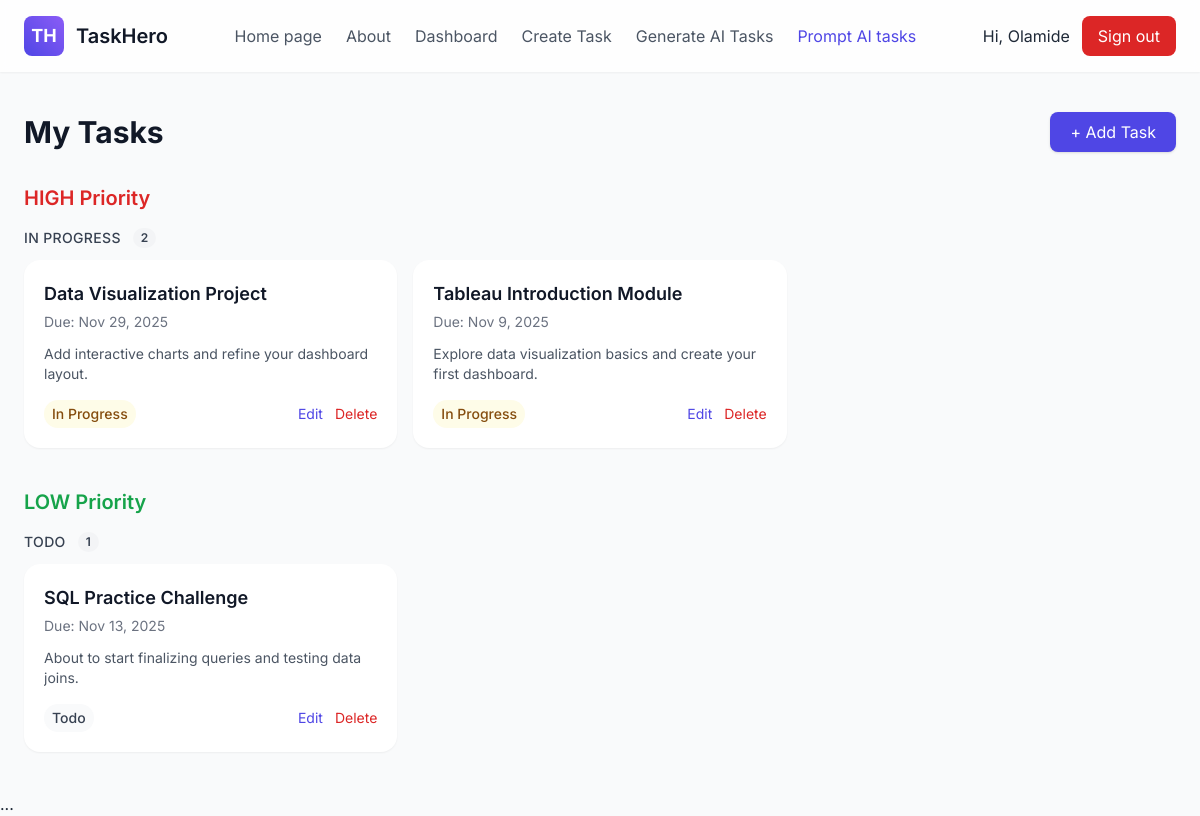
The page /tasks/ (signed in) on the database its author committed.
### taskhero/models.py (models this page shows, shortened)
class Task(models.Model):
    STATUS_TODO = 'TODO'
    STATUS_IN_PROGRESS = 'IN_PROGRESS'
    STATUS_COMPLETED = 'COMPLETED'
    STATUS_CHOICES = [
        (STATUS_TODO, 'To Do'),
        (STATUS_IN_PROGRESS, 'In Progress'),
        (STATUS_COMPLETED, 'Completed'),
    ]
    PRIORITY_LOW = 'LOW'
    PRIORITY_MEDIUM = 'MEDIUM'
    PRIORITY_HIGH = 'HIGH'
    PRIORITY_CHOICES = [
        (PRIORITY_LOW, 'Low'),
        (PRIORITY_MEDIUM, 'Medium'),
        (PRIORITY_HIGH, 'High'),
    ]
    owner = models.ForeignKey(
        settings.AUTH_USER_MODEL,
        related_name='tasks',
        on_delete=models.CASCADE,
        help_text='The user who created this task',
    )
    title = models.CharField(max_length=200)
    description = models.TextField(blank=True)
    due_date = models.DateField(null=True, blank=True)
    status = models.CharField(max_length=20, choices=STATUS_CHOICES, default=STATUS_TODO)
    priority = models.CharField(max_length=10, choices=PRIORITY_CHOICES, default=PRIORITY_MEDIUM)
    created_at = models.DateTimeField(auto_now_add=True)
    updated_at = models.DateTimeField(auto_now=True)
    objects = TaskQuerySet.as_manager()
    class Meta:
        verbose_name = 'Task'
        verbose_name_plural = 'Tasks'
        indexes = [
            models.Index(fields=['owner', 'status']),
            models.Index(fields=['due_date']),
        ]
        ordering = ['due_date', '-priority', 'created_at']

### taskhero/views.py (the view, shortened to what this page needs)
# urls.py: path('tasks/', views.task_list, name='task_list'),
@login_required
def task_list(request):
    tasks_qs = Task.objects.filter(owner=request.user).order_by('-created_at')
    tasks = list(tasks_qs)
    def _p(t): return (t.priority or "").strip().upper()
    def _s(t): return (t.status or "").strip().upper()
    grouped_tasks = []
    handled_priorities = set()
    for pr in PRIORITY_ORDER:
        pr_tasks = [t for t in tasks if _p(t) == pr]
        if not pr_tasks:
            continue
        handled_priorities.add(pr)
        status_map = OrderedDict()
        for st in STATUS_ORDER:
            items = [t for t in pr_tasks if _s(t) == st]
            if items:
                status_map[st] = items
        for t in pr_tasks:
            st = _s(t) or "UNSPECIFIED"
            if st not in status_map:
                status_map.setdefault(st, []).append(t)
        statuses = []
        for st, items in status_map.items():
            statuses.append({
                "status": st,
                "status_label": st.replace("_", " ").title(),  # e.g. IN_PROGRESS -> In Progress
                "tasks": items
            })
        grouped_tasks.append({
            "priority": pr,
            "statuses": statuses
        })
    remaining_priorities = sorted({_p(t) for t in tasks if _p(t) and _p(t) not in handled_priorities})
    no_priority_tasks = [t for t in tasks if not _p(t)]
    context = {"grouped_tasks": grouped_tasks}
    return render(request, "taskhero/task_list.html", context)

### templates/taskhero/task_list.html (shortened to what this page needs)
{% extends 'base/base.html' %}
{% block content %}
<div class="max-w-7xl mx-auto mt-10 px-6">
  <div class="flex flex-col sm:flex-row justify-between items-start sm:items-center mb-8 gap-4">
    <h1 class="text-3xl font-bold text-gray-900">My Tasks</h1>
    <a href="{% url 'taskhero:task_create' %}" class="bg-indigo-600 text-white px-5 py-2 rounded-lg shadow hover:bg-indigo-700 transition">
      + Add Task
    </a>
  </div>
  {% if grouped_tasks %}
    {% for group in grouped_tasks %}
      <div class="mb-10">
        {% if group.priority == 'HIGH' %}
          <h2 class="text-xl font-semibold text-red-600 mb-4">{{ group.priority|capfirst }} Priority</h2>
        {% elif group.priority == 'MEDIUM' %}
          <h2 class="text-xl font-semibold text-yellow-600 mb-4">{{ group.priority|capfirst }} Priority</h2>
        {% elif group.priority == 'LOW' %}
          <h2 class="text-xl font-semibold text-green-600 mb-4">{{ group.priority|capfirst }} Priority</h2>
        {% else %}
          <h2 class="text-xl font-semibold text-gray-800 mb-4">{{ group.priority|capfirst }} Priority</h2>
        {% endif %}
        {% for status_group in group.statuses %}
          <div class="mb-6">
            <div class="flex items-center justify-between mb-3">
              <div class="flex items-center gap-3">
                <span class="text-sm font-medium text-gray-700 uppercase tracking-wide">{{ status_group.status_label }}</span>
                <span class="inline-block bg-gray-100 text-gray-700 text-xs font-semibold px-2 py-0.5 rounded-full">{{ status_group.tasks|length }}</span>
              </div>
            </div>
            <div class="grid gap-4 sm:grid-cols-2 lg:grid-cols-3">
              {% for task in status_group.tasks %}
                <div class="bg-white p-5 rounded-2xl shadow-sm hover:shadow-md transition flex flex-col justify-between">
                  <div>
                    <h3 class="text-lg font-semibold text-gray-900">{{ task.title }}</h3>
                    {% if task.due_date %}
                      <p class="text-sm text-gray-500 mt-1">Due: {{ task.due_date|date:"M j, Y" }}</p>
                    {% endif %}
                    {% if task.description %}
                      <p class="mt-3 text-sm text-gray-600 line-clamp-3">{{ task.description }}</p>
                    {% endif %}
                  </div>
                  <div class="mt-4 flex items-center justify-between">
                    <span class="inline-flex items-center px-2 py-1 rounded-full text-sm font-medium
                      {% if status_group.status == 'COMPLETED' %} bg-green-50 text-green-700
                      {% elif status_group.status == 'IN_PROGRESS' or status_group.status == 'IN PROGRESS' %} bg-yellow-50 text-yellow-800
                      {% else %} bg-gray-50 text-gray-700 {% endif %}">
                      {{ status_group.status_label }}
                    </span>
                    <div class="flex items-center gap-3 text-sm">
                      <a href="{% url 'taskhero:task_update' task.pk %}" class="text-indigo-600 hover:underline">Edit</a>
                      <a href="{% url 'taskhero:task_delete' task.pk %}" class="text-red-600 hover:underline">Delete</a>
                    </div>
                  </div>
                </div>
              {% endfor %}
            </div>
          </div>
        {% endfor %}
      </div>
    {% endfor %}
  {% else %}
    <div class="bg-white p-6 rounded-xl shadow text-center">
      <p class="text-gray-600">You have no tasks yet. <a href="{% url 'taskhero:task_create' %}" class="text-indigo-600 font-medium hover:underline">Add your first task</a></p>
    </div>
  {% endif %}
</div>
{% endblock %}

### templates/base/base.html (shortened to what this page needs)
{% load static %}
<!doctype html>
<html lang="en">
<head>
  <script src="https://cdn.tailwindcss.com"></script>
<link rel="stylesheet" href="{% static 'css/style.css' %}">
</head>
<body class="font-inter bg-gray-50 text-gray-800">
  <header class="bg-white/80 backdrop-blur-sm sticky top-0 z-50 shadow-sm">
    <div class="max-w-7xl mx-auto px-6 py-4 flex items-center justify-between">
      <a href="{% url 'taskhero:home' %}" class="flex items-center gap-3">
        <div class="w-10 h-10 flex items-center justify-center rounded-lg bg-gradient-to-tr from-indigo-600 to-violet-500 text-white text-lg font-bold">
          TH
        </div>
        <span class="text-xl font-semibold text-gray-900">TaskHero</span>
      </a>
      <nav class="hidden md:flex items-center gap-6">
        <a href="{% url 'taskhero:home' %}" class="text-gray-600 hover:text-gray-900">Home page</a>
        <a href="{% url 'taskhero:about' %}" class="text-gray-600 hover:text-gray-900">About</a>
        {% if user.is_authenticated %}
          <a href="{% url 'taskhero:task_list' %}" class="text-gray-600 hover:text-gray-900">Dashboard</a>
          <a href="{% url 'taskhero:task_create' %}" class="text-gray-600 hover:text-gray-900">Create Task</a>
          <a href="{% url 'taskhero:generate_task_ai' %}" class="text-gray-600 hover:text-gray-900">Generate AI Tasks</a>
          <a href="{% url 'taskhero:prompt_store' %}" class="text-indigo-600 hover:underline">Prompt AI tasks</a>
        {% endif %}
      </nav>
      <div class="hidden md:flex items-center gap-3">
        {% if user.is_authenticated %}
            Hi, {{ user.get_short_name|default:user.username }}
          <form method="post" action="{% url 'taskhero:logout' %}">
            <button type="submit" class="px-4 py-2 rounded-lg bg-red-600 text-white hover:opacity-95">
              Sign out
            </button>
          </form>
        {% else %}
          <a href="{% url 'taskhero:login' %}" class="text-indigo-600 font-medium hover:underline">Login</a>
          <a href="{% url 'taskhero:signup' %}" class="inline-block px-4 py-2 rounded-lg bg-gradient-to-r from-indigo-600 to-violet-500 text-white shadow hover:opacity-95">
            Sign Up
          </a>
        {% endif %}
      </div>
    </div>
  </header>
  <main>
    {% block content %}{% endblock content %}
  </main>
  ...
</body>
</html>

### static/css/style.css (style rules this page uses)
body { background-color: red; }
:root { --bg: #f8fafc; --surface: #ffffff; --muted: #6b7280; --text: #111827; --indigo: #4f46e5; --violet: #7c3aed; --accent-gradient: linear-gradient(90deg,var(--indigo),var(--violet)); --glass: rgba(255,255,255,0.6); --card-shadow: 0 8px 24px rgba(16,24,40,0.06); --card-shadow-strong: 0 12px 40px rgba(16,24,40,0.10); --radius-lg: 14px; --radius-md: 10px; --radius-sm: 8px; --max-width: 1200px; --focus-ring: 0 0 0 4px rgba(79,70,229,0.12); }
* { box-sizing:border-box }
html,body { height:100% }
body { font-family: Inter, ui-sans-serif, system-ui, -apple-system, "Segoe UI", Roboto, "Helvetica Neue", Arial; background:var(--bg); color:var(--text); line-height:1.45; -webkit-font-smoothing:antialiased; -moz-osx-font-smoothing:grayscale; margin:0; }
.grid { display:grid; gap:1rem }

### rows shown on the page
Task: title "Data Visualization Project", due_date "Nov 29, 2025", description "Add interactive charts and refine your dashboard layout.", status_label "In Progress"
Task: title "Tableau Introduction Module", due_date "Nov 9, 2025", description "Explore data visualization basics and create your first dashboard.", status_label "In Progress"
Task: title "SQL Practice Challenge", due_date "Nov 13, 2025", description "About to start finalizing queries and testing data joins.", status_label "Todo"

### other values the page prints
{{ user.get_short_name|default:user.username }} "Olamide"
{{ group.priority|capfirst }} "HIGH"
{{ status_group.status_label }} "IN PROGRESS" "TODO"
{{ status_group.tasks|length }} "2" "1"
{{ group.priority|capfirst }} "LOW"
